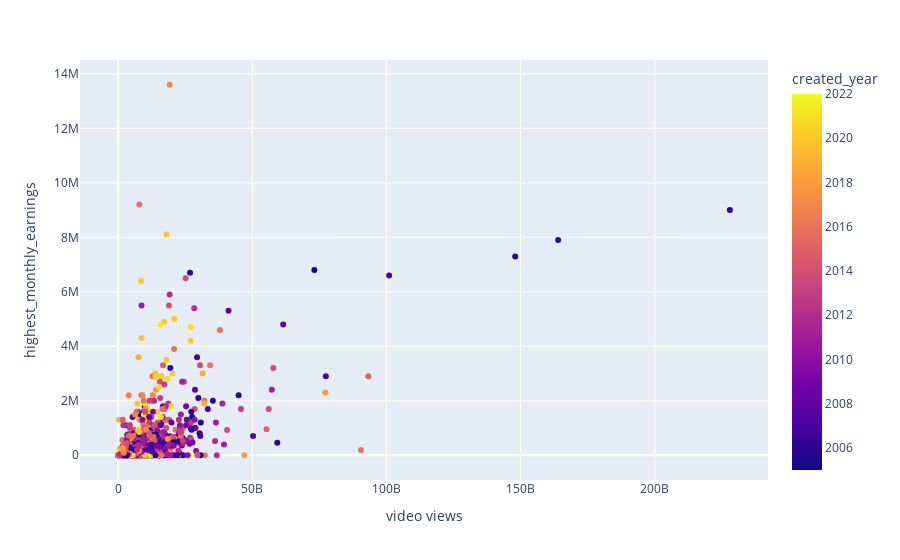

Here is the notebook cell this chart was saved with:
### Code cell
fig = px.scatter(df_anos, x='video views', y='highest_monthly_earnings', color="created_year", hover_data=["Youtuber", "Country", "category"])
fig.show()

### Figure 1 — Plotly figure (JSON) as saved in the notebook; plotly's stock layout.template omitted (floating-point values rounded to 4 significant figures; data arrays with more than 128 entries replaced by an {"elided": "..."} marker saying what was removed)
{"data": [{"customdata": {"elided": "989x3 str values"}, "hovertemplate": "video views=%{x}<br>highest_monthly_earnings=%{y}<br>Youtuber=%{customdata[0]}<br>Country=%{customdata[1]}<br>category=%{customdata[2]}<br>created_year=%{marker.color}<extra></extra>", "legendgroup": "", "marker": {"color": {"elided": "989 int values"}, "coloraxis": "coloraxis", "symbol": "circle"}, "mode": "markers", "name": "", "orientation": "v", "showlegend": false, "type": "scatter", "x": {"elided": "989 int values"}, "xaxis": "x", "y": {"elided": "989 float values"}, "yaxis": "y"}], "layout": {"coloraxis": {"colorbar": {"title": {"text": "created_year"}}, "colorscale": [[0, "#0d0887"], [0.1111, "#46039f"], [0.2222, "#7201a8"], [0.3333, "#9c179e"], [0.4444, "#bd3786"], [0.5556, "#d8576b"], [0.6667, "#ed7953"], [0.7778, "#fb9f3a"], [0.8889, "#fdca26"], [1, "#f0f921"]]}, "legend": {"tracegroupgap": 0}, "margin": {"t": 60}, "xaxis": {"anchor": "y", "domain": [0, 1], "title": {"text": "video views"}}, "yaxis": {"anchor": "x", "domain": [0, 1], "title": {"text": "highest_monthly_earnings"}}}}
